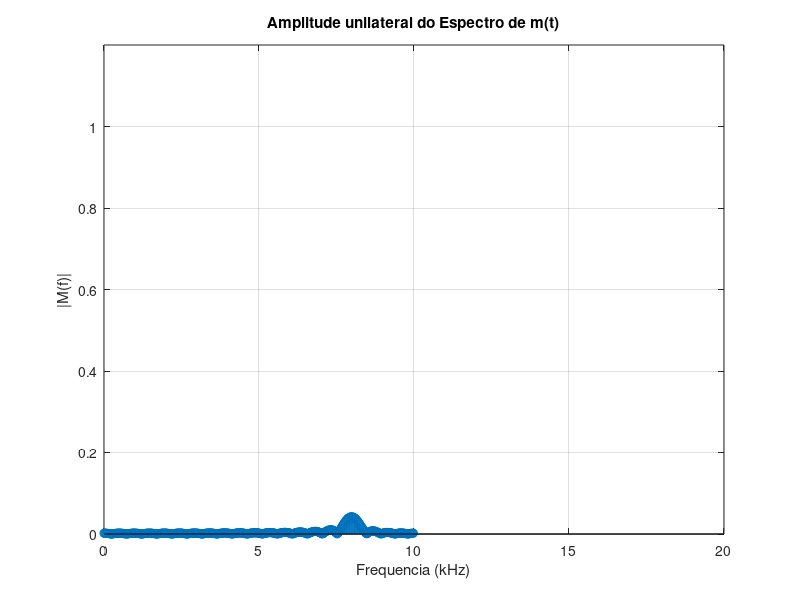

This chart was generated by the following MATLAB code:
clc; close all;clear all;                                     % Limpa variáveis e fecha todos os gráficos
%% Aalise do espectro com funcoes built-in
fsampling = 20;                                               % Taxa de amostragem
tf = 2;                                                     % Tempo entre amostras
t = 0 : (1/fsampling) : tf;                                   % Eixo do tempo
fm = 08;                                                    % Frequência da senoide
Am = 2;                                                       % Amplitude da senoide
m = Am*cos(2*pi*fm*t);                                        % Sinal senoidal
t1=tic;                                                       % Contador de tempo

%% Visualizando a amplitude do espectro com um tamanho arbitrário para a fft
lfft = 1000;                                                   % Tamanho da FFT  
% Construção do single-sided amplitude spectrum.
yfft = fft(m,lfft)/lfft;                                      % Cálculo da FFT via função do Matlab
freq1 = [0 : fsampling/lfft : fsampling/2 - fsampling/lfft];  % Definição do eixo das frequências unilateral (eixo com 512 pontos)
yfftuni = yfft(1:lfft/2);                                     % Coleta da FFT unilateral
stem(freq1,abs(yfftuni));                                     % Plotagem do espectro unilateral M(f)
tempo_FFT=toc(t1);                                            % Conta tempo de execução até esse ponto do código
disp(['Tempo da FFT = ' num2str(tempo_FFT)]);                 % Mostra de tempo de execução
title('Amplitude unilateral do Espectro de m(t)');            % Configuração do título do gráfico 
xlabel('Frequencia (kHz)');                                   % Configuração do eixo x do gráfico 
ylabel('|M(f)|');                                             % Configuração do eixo y do gráfico  
grid on;                                                      % Adiona o grid  
axis([ 0 20 0 1.2]);                                         % Zoom do gráfico